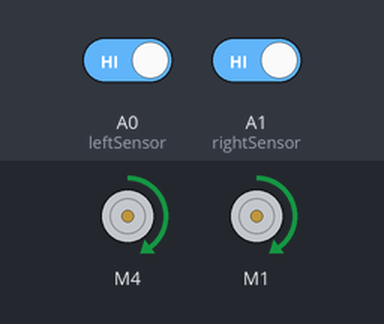
A sketch run on a simulated Arduino Uno, built with avr-gcc and run on an emulated ATmega328P. Shown: 2 × DC motor (green arrow = forward, orange = backward, longer = faster). The test bench sets the inputs (shaded band); at power-on: A0 (leftSensor) HIGH, A1 (rightSensor) HIGH. What the sketch prints to the serial monitor is not drawn.

Above: at 1.2 s.
1.3 s: A0 (leftSensor) driven LOW
At 2.3 s:
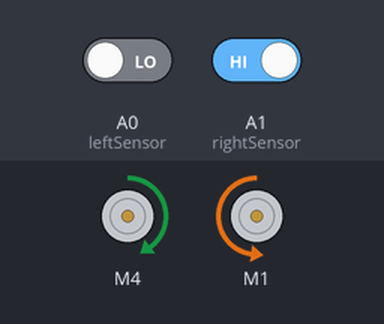
2.8 s: A0 (leftSensor) driven HIGH
At 3.4 s:
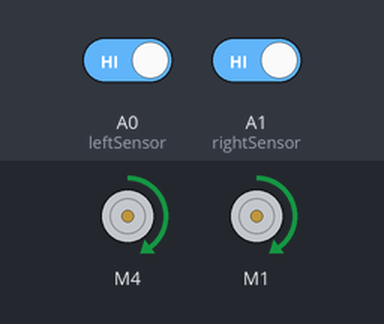
4.3 s: A1 (rightSensor) driven LOW
At 5.5 s:
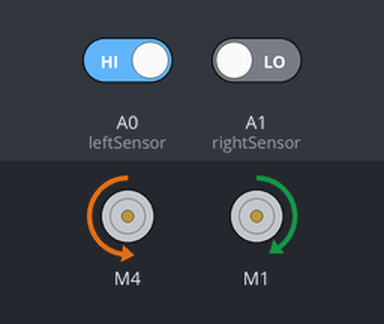
5.8 s: A1 (rightSensor) driven HIGH
At 6.9 s:
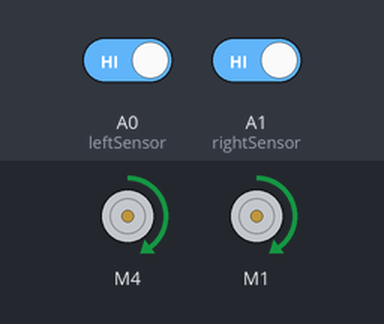
Timing chart, 0 to 8.3 s (numbered marks = the images above; inputs shaded):
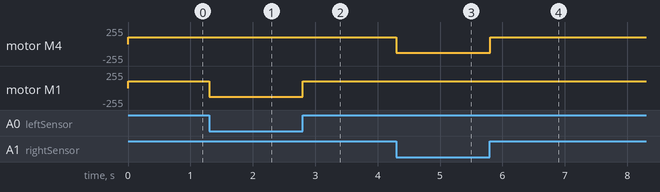

The sketch:

2_wheel_2_sensor.ino
```cpp
/*
 *             XEUX BRAVO
*/

//Including the libraries Adafruit
#include <AFMotor.h>

//Defining pins for IR sensors and variables
#define leftSensor A0
#define rightSensor A1

//Defining motors
AF_DCMotor leftMotor(4, MOTOR12_1KHZ);
AF_DCMotor rightMotor(1, MOTOR12_1KHZ);

void setup() {

  //Declaring pin types
  pinMode(leftSensor,INPUT);
  pinMode(rightSensor,INPUT);

  //begin serial communication
  Serial.begin(9600);

}

void loop(){

  //Printing values of the sensors to the serial monitor

  Serial.println(digitalRead(leftSensor));

  Serial.println(digitalRead(rightSensor));


  /***  For Black line White surface  ***/
  //Line detected by both
  if(digitalRead(leftSensor) == 0 && digitalRead(rightSensor) == 0){
    //Forward
    leftMotor.run(FORWARD);
    leftMotor.setSpeed(100);
    rightMotor.run(FORWARD);
    rightMotor.setSpeed(100);
  }

  //Line detected by right sensor
  else if(digitalRead(leftSensor) == 0 && !digitalRead(rightSensor) == 0){
    //Turn right
    leftMotor.run(FORWARD);
    leftMotor.setSpeed(100);
    rightMotor.run(BACKWARD);
    rightMotor.setSpeed(130);
  }

  //Line detected by left sensor
  else if(!digitalRead(leftSensor) == 0 && digitalRead(rightSensor) == 0){
    //Turn left
    leftMotor.run(BACKWARD);
    leftMotor.setSpeed(130);
    rightMotor.run(FORWARD);
    rightMotor.setSpeed(100);
  }

  //line detected by none
  else if(!digitalRead(leftSensor) == 0 && !digitalRead(rightSensor) == 0){
    //nStop
    leftMotor.run(FORWARD);
    leftMotor.setSpeed(100);
    rightMotor.run(FORWARD);
    rightMotor.setSpeed(100);
  }
}
```

Measured:
- after the input at 1.3 s, motor M1: forward 100/255 → backward 130/255 at once
- after the input at 2.8 s, motor M1: backward 130/255 → forward 100/255 at once
- after the input at 4.3 s, motor M4: forward 100/255 → backward 130/255 at once
- after the input at 5.8 s, motor M4: backward 130/255 → forward 100/255 at once
